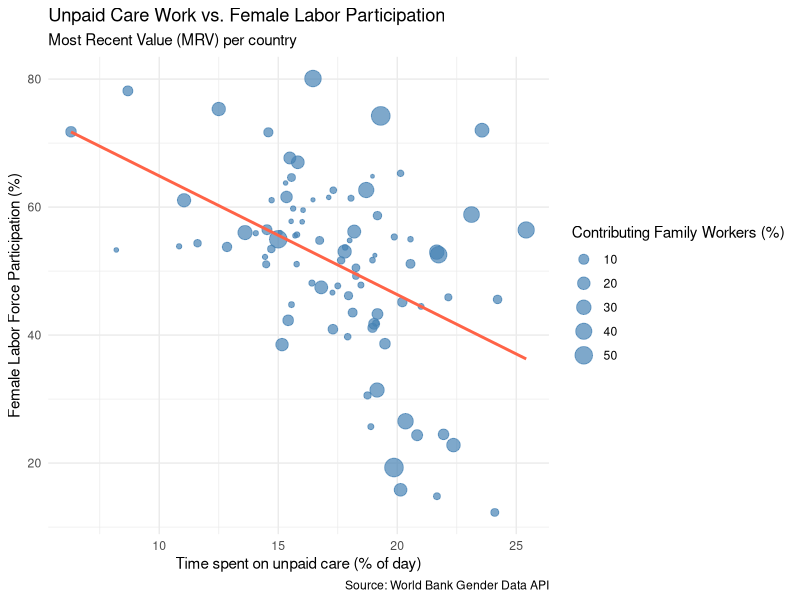
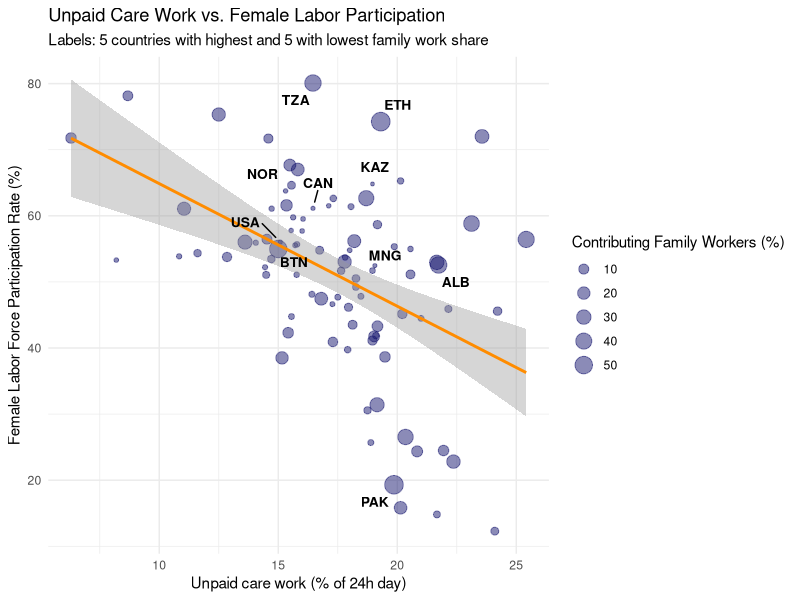
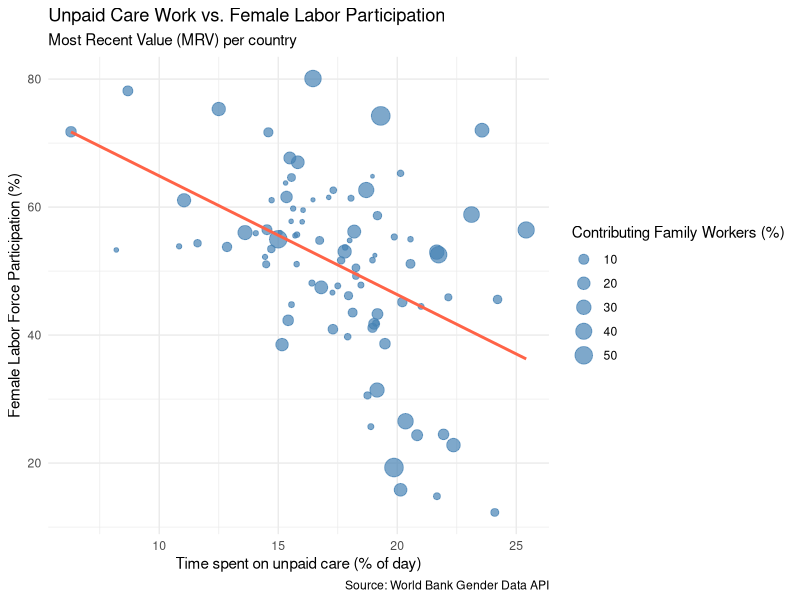

These figures' R source, in order:
# A. LOAD LIBRARIES
# Libraries must be reload in every new script
library(tidyverse)
install.packages("ggrepel")
library(ggrepel) # To handle overlapping text labels

# B. LOAD THE PREVIOUSLY SAVED DATA
# Instead of downloading again, we read the Master File we created in script 01
# Make sure the path matches where you saved the CSV
master_df <- read.csv("data_preprocessed/gender_care_economy_master.csv")

# 8. DATA CLEANING: FILTERING FOR MOST RECENT VALUE (MRV) -------------------

# Not all the countries have the same data, so
# we want the latest available data point for each country 
# to ensure our cross-country comparison is as up-to-date as possible.

mrv_data <- master_df %>%
  filter(!is.na(care_work_val)) %>% # Remove rows where care data is missing
  group_by(countryiso3code) %>%     # Group by country
  filter(date == max(date)) %>%     # Keep only the most recent year per country
  ungroup()

# Check how many countries we have now
nrow(mrv_data)

# 9. INITIAL VISUALIZATION (Care Work vs Labor Participation) ---

# Let's create a scatter plot to see the correlation
# Research Question: How is unpaid care related to economic participation?

ggplot(mrv_data, aes(x = care_work_val, y = labor_part_val)) +
  geom_point(aes(size = family_work_val), color = "steelblue", alpha = 0.7) +
  geom_smooth(method = "lm", color = "tomato", se = FALSE) + # Add a trend line
  labs(
    title = "Unpaid Care Work vs. Female Labor Participation",
    subtitle = "Most Recent Value (MRV) per country",
    x = "Time spent on unpaid care (% of day)",
    y = "Female Labor Force Participation (%)",
    size = "Contributing Family Workers (%)",
    caption = "Source: World Bank Gender Data API"
  ) +
  theme_minimal()

# Save your first plot for your Master's presentation
ggsave("plots/care_vs_labor_mrv.png", width = 10, height = 7)

# To see the 5 counties with more "Contributing Family Workers"
mrv_data %>%
  select(countryiso3code, family_work_val, care_work_val, labor_part_val) %>%
  arrange(desc(family_work_val)) %>%
  head(5)

# --- DATA VISUALIZATION WITH SMART LABELS ---

# 1. Prepare the data for selective labeling
# Arrange by 'family_work_val' to identify the extremes (highest and lowest)
mrv_data <- mrv_data %>%
  arrange(desc(family_work_val)) %>%
  # Create a temporary rank column (1 = highest family work, etc.)
  mutate(label_priority = row_number()) %>% 
  # Create a new column 'country_label'
  # If it's in the Top 5 or Bottom 5, keep the ISO3 code; otherwise, leave it blank ("")
  mutate(country_label = ifelse(label_priority <= 5 | label_priority > (n() - 5), 
                                countryiso3code, ""))

# 3. Generate the Scatter Plot
ggplot(mrv_data, aes(x = care_work_val, y = labor_part_val)) +
  # Points: size depends on contributing family work, color is dark blue, and they are semi-transparent
  geom_point(aes(size = family_work_val), color = "midnightblue", alpha = 0.5) +
  
  # Add a trend line (Linear Model) in orange to see the correlation
  geom_smooth(method = "lm", color = "darkorange", se = TRUE) +
  
  # Add the smart labels using ggrepel
  # This automatically moves the text so it doesn't overlap with points or other labels
  geom_text_repel(aes(label = country_label), 
                  size = 3.5, 
                  fontface = "bold",
                  box.padding = 0.5, 
                  point.padding = 0.5) +
  
  # Add professional titles and axis labels
  labs(
    title = "Unpaid Care Work vs. Female Labor Participation",
    subtitle = "Labels: 5 countries with highest and 5 with lowest family work share",
    x = "Unpaid care work (% of 24h day)",
    y = "Female Labor Force Participation Rate (%)",
    size = "Contributing Family Workers (%)"
  ) +
  
  # Use a clean, professional theme for the Master's project
  theme_minimal()
